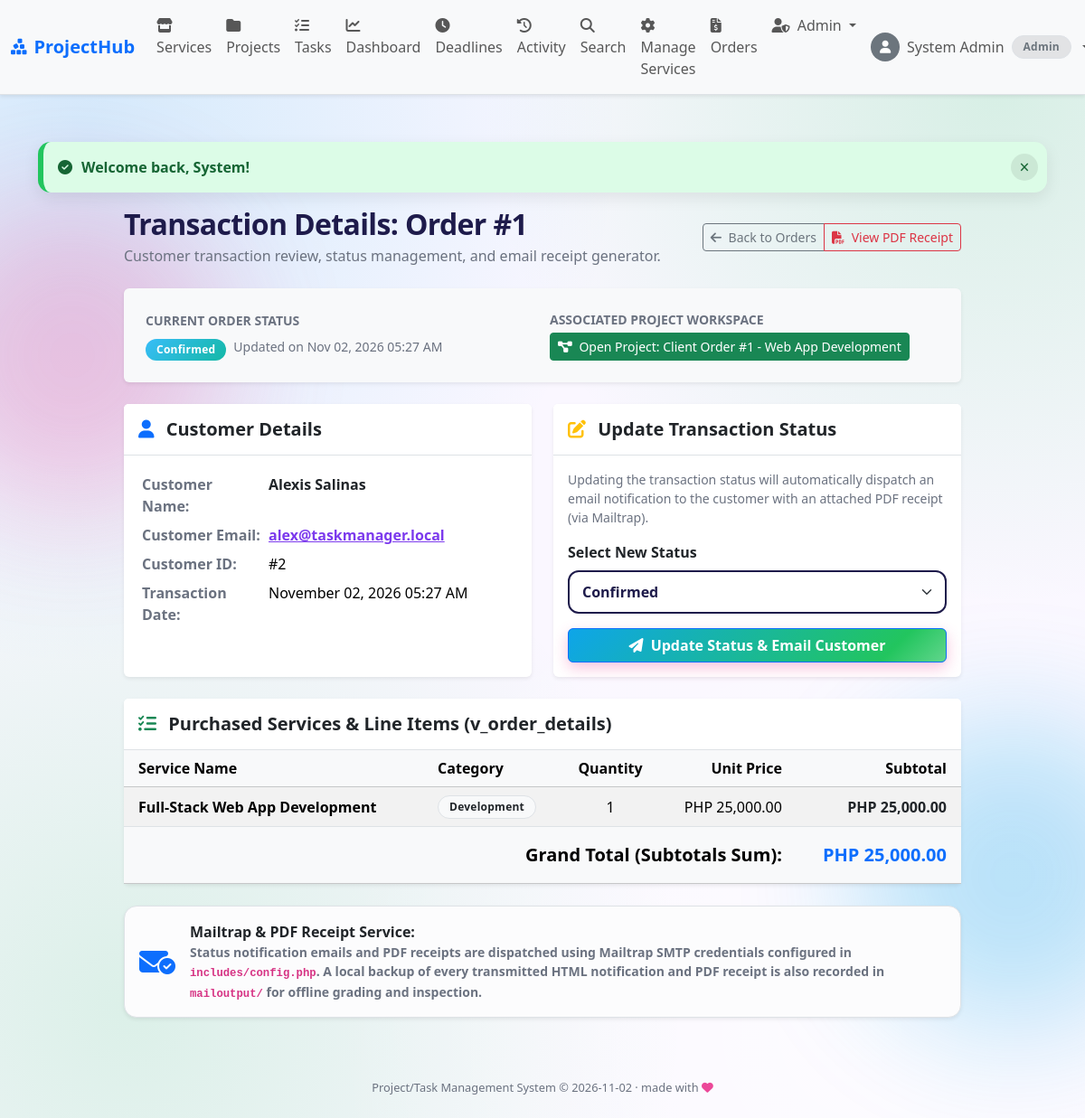
Screenshot of /admin/order_view.php?order_id=1 (signed in) with the database file from the repository.
### tables this page shows
CREATE TABLE IF NOT EXISTS orders (
  order_id    INT AUTO_INCREMENT PRIMARY KEY,
  user_id     INT NOT NULL,
  status      ENUM('Pending','Confirmed','In Progress','Completed','Cancelled') NOT NULL DEFAULT 'Pending',
  created_at  TIMESTAMP DEFAULT CURRENT_TIMESTAMP,
  updated_at  TIMESTAMP DEFAULT CURRENT_TIMESTAMP ON UPDATE CURRENT_TIMESTAMP,
  FOREIGN KEY (user_id) REFERENCES users(user_id)
);

CREATE TABLE IF NOT EXISTS projects (
  project_id    INT AUTO_INCREMENT PRIMARY KEY,
  order_id      INT NULL,
  project_name  VARCHAR(100) NOT NULL,
  description   TEXT,
  start_date    DATE NOT NULL,
  deadline      DATE NOT NULL,
  status        ENUM('Planning','In Progress','On Hold','Completed','Failed') NOT NULL DEFAULT 'Planning',
  created_by    INT NOT NULL,
  created_at    TIMESTAMP DEFAULT CURRENT_TIMESTAMP,
  FOREIGN KEY (order_id)   REFERENCES orders(order_id) ON DELETE SET NULL,
  FOREIGN KEY (created_by) REFERENCES users(user_id)
);

### includes/config.php (called while the page is built, shortened)
<?php
$base_url = "/itim211-2b-taskmanager";

### admin/order_view.php (the view, shortened to what this page needs)
<?php
require_once('../includes/config.php');
require_once('../includes/functions.php');
require_once('../includes/mailer.php');
$order_id = (int)($_GET['order_id'] ?? $_POST['order_id'] ?? 0);
$order_rows = db_select($conn, "SELECT * FROM v_order_totals WHERE order_id = ?", 'i', [$order_id]);
$order = $order_rows[0];
$items = db_select($conn, "SELECT * FROM v_order_details WHERE order_id = ?", 'i', [$order_id]);
$proj_rows = db_select($conn, "SELECT project_id, project_name, status FROM projects WHERE order_id = ?", 'i', [$order_id]);
$linked_project = $proj_rows[0] ?? null;
include('../includes/header.php');
?>
<div class="row justify-content-center">
  <div class="col-lg-10">
    <div class="d-flex justify-content-between align-items-center mb-4">
      <div>
        <h2 class="fw-bold mb-1">Transaction Details: Order #<?php echo (int)$order['order_id']; ?></h2>
        <p class="text-muted mb-0">Customer transaction review, status management, and email receipt generator.</p>
      </div>
      <div class="btn-group">
        <a href="<?php echo $base_url; ?>/admin/orders.php" class="btn btn-outline-secondary btn-sm">
          <i class="fa-solid fa-arrow-left me-1"></i> Back to Orders
        </a>
        <a href="<?php echo $base_url; ?>/orders/receipt.php?order_id=<?php echo (int)$order['order_id']; ?>"
           class="btn btn-outline-danger btn-sm" target="_blank">
          <i class="fa-solid fa-file-pdf me-1"></i> View PDF Receipt
        </a>
      </div>
    </div>
    <div class="card shadow-sm border-0 mb-4 bg-light">
      <div class="card-body p-4">
        <div class="row g-3 align-items-center">
          <div class="col-md-6">
            <small class="text-muted text-uppercase fw-semibold d-block">Current Order Status</small>
            <div class="d-flex align-items-center gap-2 mt-1">
              <span class="fs-5"><?php echo order_status_badge($order['status']); ?></span>
              <span class="text-muted small">Updated on <?php echo e(date('M d, Y h:i A', strtotime($order['created_at']))); ?></span>
            </div>
          </div>
          <div class="col-md-6">
            <small class="text-muted text-uppercase fw-semibold d-block">Associated Project Workspace</small>
            <div class="mt-1">
              <?php if ($linked_project) { ?>
                <a href="<?php echo $base_url; ?>/projects/view.php?project_id=<?php echo (int)$linked_project['project_id']; ?>"
                   class="btn btn-success btn-sm">
                  <i class="fa-solid fa-diagram-project me-1"></i> Open Project: <?php echo e($linked_project['project_name']); ?>
                </a>
              <?php } ?>
            </div>
          </div>
        </div>
      </div>
    </div>
    <div class="row g-4 mb-4">
      <div class="col-md-6">
        <div class="card shadow-sm border-0 h-100">
          <div class="card-header bg-white border-bottom py-3">
            <h5 class="fw-bold mb-0"><i class="fa-solid fa-user me-2 text-primary"></i> Customer Details</h5>
          </div>
          <div class="card-body">
            <table class="table table-sm table-borderless mb-0">
              <tr>
                <td class="text-muted fw-semibold" style="width: 140px;">Customer Name:</td>
                <td><strong class="text-dark"><?php echo e($order['customer_name']); ?></strong></td>
              </tr>
              <tr>
                <td class="text-muted fw-semibold">Customer Email:</td>
                <td><a href="mailto:<?php echo e($order['customer_email']); ?>"><?php echo e($order['customer_email']); ?></a></td>
              </tr>
              <tr>
                <td class="text-muted fw-semibold">Customer ID:</td>
                <td>#<?php echo (int)$order['user_id']; ?></td>
              </tr>
              <tr>
                <td class="text-muted fw-semibold">Transaction Date:</td>
                <td><?php echo e(date('F d, Y h:i A', strtotime($order['created_at']))); ?></td>
              </tr>
            </table>
          </div>
        </div>
      </div>
      <div class="col-md-6">
        <div class="card shadow-sm border-0 h-100">
          <div class="card-header bg-white border-bottom py-3">
            <h5 class="fw-bold mb-0"><i class="fa-solid fa-pen-to-square me-2 text-warning"></i> Update Transaction Status</h5>
          </div>
          <div class="card-body">
            <p class="text-muted small mb-3">
              Updating the transaction status will automatically dispatch an email notification to the customer with an attached PDF receipt (via Mailtrap).
            </p>
            <form method="POST" action="order_view.php" novalidate>
              <div class="mb-3">
                <label for="status" class="form-label fw-semibold">Select New Status</label>
                <select class="form-select" id="status" name="status">
                  <?php foreach (order_statuses() as $st) {
                    $sel = ($order['status'] === $st) ? 'selected' : '';
                    echo "<option value='" . e($st) . "' {$sel}>" . e($st) . "</option>";
                  } ?>
                </select>
              </div>
              <button type="submit" class="btn btn-primary fw-semibold w-100">
                <i class="fa-solid fa-paper-plane me-1"></i> Update Status & Email Customer
              </button>
            </form>
          </div>
        </div>
      </div>
    </div>
    <div class="card shadow-sm border-0 mb-4">
      <div class="card-header bg-white border-bottom py-3">
        <h5 class="fw-bold mb-0">
          <i class="fa-solid fa-list-check me-2 text-success"></i> Purchased Services & Line Items (v_order_details)
        </h5>
      </div>
      <div class="card-body p-0">
        <div class="table-responsive">
          <table class="table table-striped align-middle mb-0">
            <thead class="table-light">
              <tr>
                <th class="ps-3">Service Name</th>
                <th>Category</th>
                <th class="text-center">Quantity</th>
                <th class="text-end">Unit Price</th>
                <th class="text-end pe-3">Subtotal</th>
              </tr>
            </thead>
            <tbody>
              <?php foreach ($items as $item) { ?>
                <tr>
                  <td class="ps-3">
                    <strong><?php echo e($item['service_name']); ?></strong>
                  </td>
                  <td><span class="badge bg-light text-dark border"><?php echo e($item['category']); ?></span></td>
                  <td class="text-center"><?php echo (int)$item['quantity']; ?></td>
                  <td class="text-end">PHP <?php echo number_format($item['unit_price'], 2); ?></td>
                  <td class="text-end pe-3 fw-bold text-dark">PHP <?php echo number_format($item['subtotal'], 2); ?></td>
                </tr>
              <?php } ?>
            </tbody>
            <tfoot class="table-light">
              <tr>
                <td colspan="4" class="text-end fw-bold fs-5 py-3">Grand Total (Subtotals Sum):</td>
                <td class="text-end pe-3 fw-bold fs-5 text-primary py-3">
                  PHP <?php echo number_format($order['grand_total'], 2); ?>
                </td>
              </tr>
            </tfoot>
          </table>
        </div>
      </div>
    </div>
    <div class="alert alert-light border shadow-sm p-3">
      <div class="d-flex align-items-center gap-3">
        <i class="fa-solid fa-envelope-circle-check fa-2x text-primary"></i>
        <div>
          <strong class="text-dark">Mailtrap & PDF Receipt Service:</strong>
          <p class="text-muted small mb-0">
            Status notification emails and PDF receipts are dispatched using Mailtrap SMTP credentials configured in <code>includes/config.php</code>. A local backup of every transmitted HTML notification and PDF receipt is also recorded in <code>mailoutput/</code> for offline grading and inspection.
          </p>
        </div>
      </div>
    </div>
  </div>
</div>
<?php include('../includes/footer.php'); ?>

### includes/functions.php (shortened to what this page needs)
<?php
function e($value)
{
    return htmlspecialchars((string)$value, ENT_QUOTES, 'UTF-8');
}
function show_flash()
{
    if (isset($_SESSION['flash'])) {
        $f = $_SESSION['flash'];
        echo "<div class='alert alert-" .
             e($f['type']) .
             "' role='alert'>" .
             e($f['msg']) .
             "</div>";
    }
}
function db_select($conn, $sql, $types = '', $params = [])
{
    $stmt = mysqli_prepare($conn, $sql);
    if ($types !== '') {
        mysqli_stmt_bind_param($stmt, $types, ...$params);
    }
    mysqli_stmt_execute($stmt);
    $result = mysqli_stmt_get_result($stmt);
    $rows = mysqli_fetch_all($result, MYSQLI_ASSOC);
    return $rows;
}
function order_statuses()
{
    return [
        'Pending',
        'Confirmed',
        'In Progress',
        'Completed',
        'Cancelled'
    ];
}
function order_status_badge($status)
{
    $colors = [
        'Pending'     => 'warning',
        'Confirmed'   => 'info',
        'In Progress' => 'primary',
        'Completed'   => 'success',
        'Cancelled'   => 'danger'
    ];
    $c = $colors[$status] ?? 'secondary';
    return "<span class='badge text-bg-{$c}'>" . e($status) . "</span>";
}
function user_avatar($photo, $size = 36, $class = "rounded-circle")
{
    return "<span class='d-inline-flex align-items-center justify-content-center bg-secondary text-white {$class}' style='width: {$size}px; height: {$size}px; font-size: " . round($size * 0.45) . "px;'><i class='fa-solid fa-user'></i></span>";
}

### rows the page displays
orders: order_id "1", status "Confirmed", created_at "Nov 02, 2026 05:27 AM", user "2", created_at "November 02, 2026 05:27 AM"
projects: project_name "Client Order #1 - Web App Development"

### other values shown
$nav_name "System Admin"
role_label($cur_role) "Admin"
$f['msg'] "Welcome back, System!"
$order['customer_name'] "Alexis Salinas"
$order['customer_email'] "alex@taskmanager.local"
$item['service_name'] "Full-Stack Web App Development"
$item['category'] "Development"
$item['quantity'] "1"
$item['unit_price'] "25,000.00"
$item['subtotal'] "25,000.00"
$order['grand_total'] "25,000.00"
$date "2026-11-02"
form field status "Confirmed"
